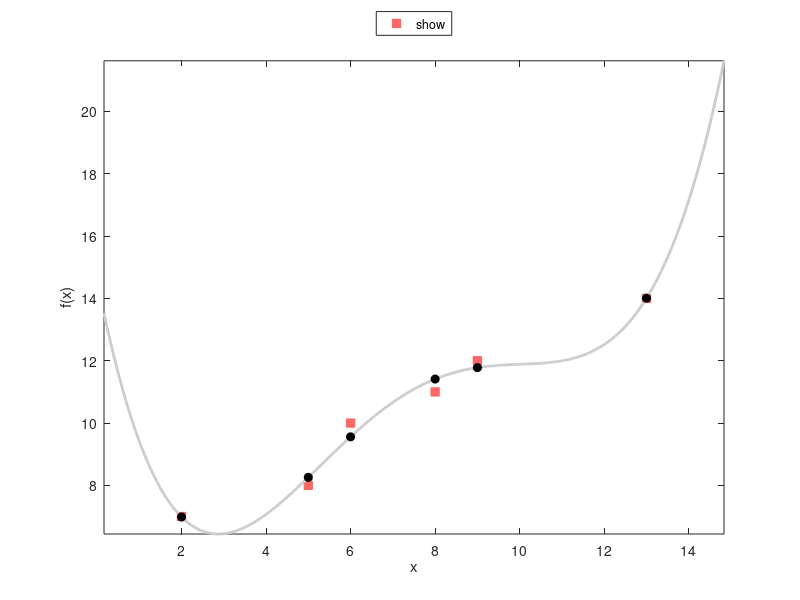

The MATLAB source for this figure:
%% Code 3-7a | Least Square Fitting
clc; clear; close all
X = [2 5 6 8 9 13];       %Data points
Y = [7 8 10 11 12 14];    %Data points
m = 5;                %number of polynomial base functions <= numel(X)
%Metod__________________________________________________________________
X = X(:); Y = Y(:);
B = bsxfun(@power,X,0:m-1);
[U,S,V] = svd(B);
A = V.'\((S.'*(U.'*U)*S)\S.'*U.');
C = A*Y;           %coefficients of fitted function
P = B*A;           %fitting operator
F = P*Y;           
R = Y-F;
e = dot(R,R);
%Illustration___________________________________________________________
Tab = [(1:numel(X));X.';Y.';F.';R.'];
fprintf('  n |');     fprintf('%12.5g',Tab(1,:));
fprintf(['\n-----' repmat('------------',[1,size(Tab,2)])]);
fprintf('\n  x |');   fprintf('%12.5g',Tab(2,:));
fprintf('\n  y |');   fprintf('%12.5g',Tab(3,:));
fprintf('\nf(x)|');   fprintf('%12.5g',Tab(4,:));
fprintf('\nr(x)|');   fprintf('%12.5g',Tab(5,:));
fprintf(['\n-----' repmat('------------',[1,size(Tab,2)]), '-\n']);
l = (X(end)-X(1))/6;
XX = linspace(X(1)-l,X(end)+l,200);
FF = bsxfun(@power,XX(:),0:m-1)*C;
plot(X,Y,'linestyle','none','Color',[1 0.4 0.4],...
    'Marker','s','MarkerFaceColor',[1 0.4 0.4],...
    'displayname','Initial points'); hold on
plot(XX,FF,'linestyle','-', 'linewidth',2,'Color',[0.8,0.8,0.8],...
    'displayname',['Fitted function, degree = ',num2str(m-1)]);
plot(X,F,'linestyle','none','Color','k',...
    'Marker','o','MarkerFaceColor','k',...
    'displayname',...
    ['Fitted points, error = ' num2str(e)]);
xlabel('x'); ylabel('f(x)'); axis tight
legend('show','location','NorthOutside');
